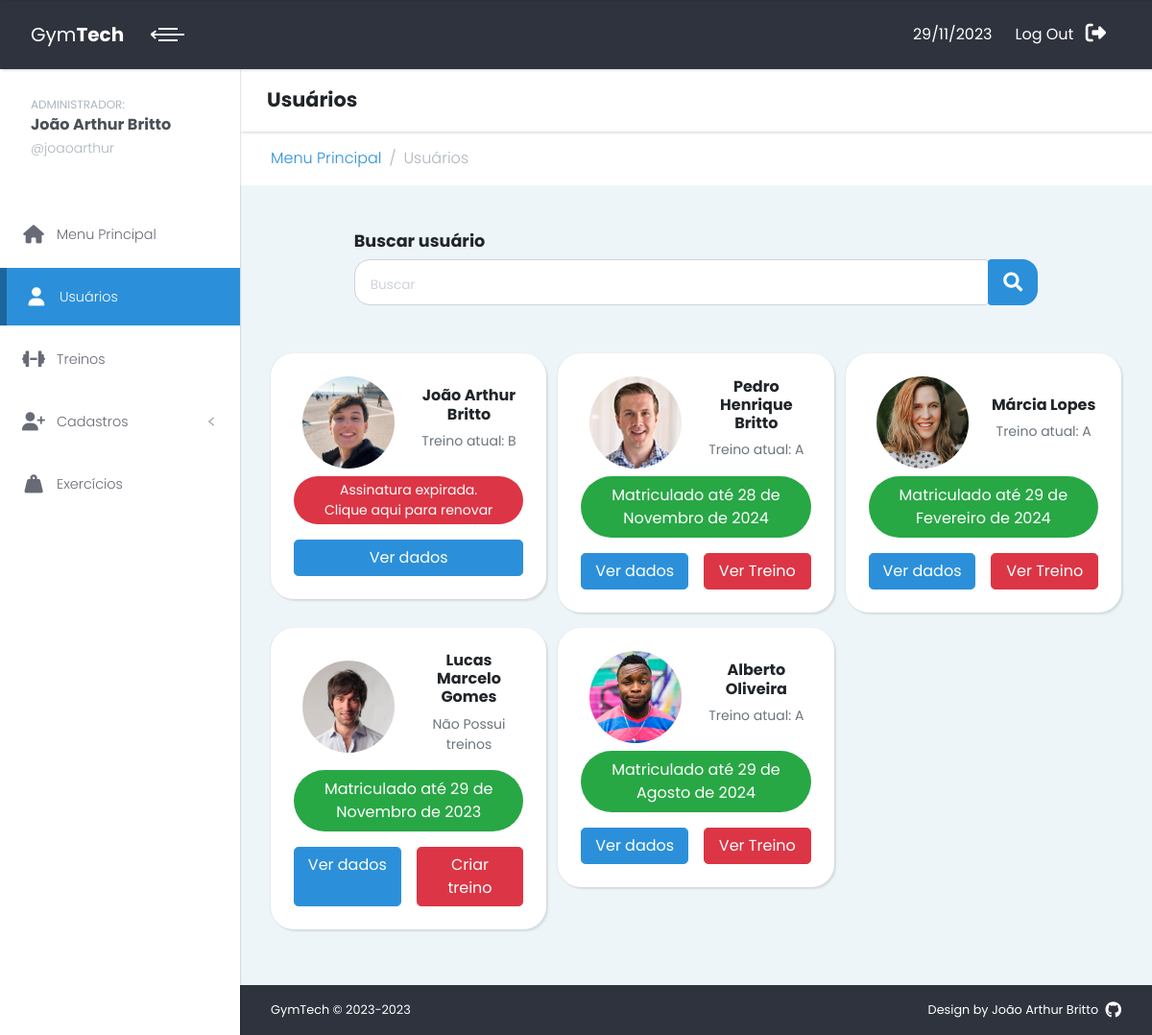
Page /usuarios/ (signed in) on the committed database.
### cadastro/models.py (models this page shows, shortened)
class Person(models.Model):
    matricula = models.AutoField('Matrícula', primary_key=True)
    name = models.CharField('Nome', max_length=100)
    email = models.EmailField('E-mail')
    cpf = models.CharField('CPF', max_length=14, unique=True)
    birthDate = models.DateField('Data de nascimento')
    phone = models.CharField('Telefone', max_length=15)
    whatsapp = models.BooleanField('Possui whatsapp?', default=True)
    profileImage = models.ImageField('Imagem de perfil', upload_to ="profileImages/", blank=True)

class Plan(models.Model):
    plan_choices = [
        ('Planos',
            (
                ('Mensal', 'Mensal'),
                ('Trimestral', 'Trimestral'),
                ('Semestral', 'Semestral'),
                ('Anual', 'Anual'),
            ),
        ),
    ]
    plan_person = models.OneToOneField(Person, on_delete=models.CASCADE, related_name="plan")
    plan_name = models.CharField('Nome do plano',choices=plan_choices,default=plan_choices[0][1][3] , max_length=10)
    signature_date = models.DateField('Data de assinatura', auto_now=True)
    expiration_date = models.DateField('Data de expiração')

### treino/models.py (models this page shows, shortened)
class Current_workout(models.Model):
    current_workout_person = models.OneToOneField(Person, on_delete=models.CASCADE, related_name="current_workout")
    name = models.OneToOneField(Workout, on_delete=models.CASCADE)

class Workout(models.Model):
    workout_person = models.ForeignKey(Person, on_delete=models.CASCADE, related_name='workouts')
    workout_name = models.CharField('Nome do treino', max_length=1, validators=[MaxLengthValidator(limit_value=1)])
    quantity = models.IntegerField('Quantidade de vezes')
    current_quantity = models.IntegerField('Atual quantidade',default=0, blank=True)

### usuarios/views.py (the view)
# urls.py: path('usuarios/', include('usuarios.urls')),
@login_required
def usuarios(request):
    people = Person.objects.all()
    search = request.GET.get("q")
    if search:
        people = Person.objects.filter(Q(name__icontains=search) | Q(email__icontains=search) | Q(cpf__icontains=search))
    return render(request, 'usuarios.html', context={'people':people})

### usuarios/templatetags/customTags.py (called while the page is built)
@register.filter(expects_localtime=True)
def is_past(value):
    if isinstance(value, datetime):
        value = value.date()
    return value < date.today()

@register.filter
def starts_with(value, prefix):
    return value.startswith(prefix)

### usuarios/templates/usuarios.html (shortened to what this page needs)
{% extends 'layout.html' %}
{% load static %}
{% load customTags %}
{% block subtitle %}Usuários{% endblock %}
{% block breadcrumbs %}
  <li class="breadcrumb-item"><a class="fw-light" href="{% url 'menu-principal' %}">Menu Principal</a></li>
  <li class="breadcrumb-item active fw-light">Usuários</li>
{% endblock %}
{% block content %}
<form action="{% url 'usuarios' %}" method="get">
  <h4 class="mt-5 w-75 text-start mx-auto">Buscar usuário</h4>
  <div class="input-group rounded w-75 mx-auto input-group-lg" role="search">
      <input type="search" class="form-control rounded-end rounded-4" placeholder="Buscar" name="q" aria-label="Search"
        aria-describedby="search-addon" />
      <button class="input-group-text border-0 btn-primary btn rounded-start rounded-4" type="submit" id="search-addon">
        <i class="fas fa-search text-white"></i>
      </button>
  </div>
</form>
<section class="tables">
  <div class="container-fluid">
    <div class="row gy-3">
      {% if people %}
        {% for person in people %}
        <div class="col-lg-4 col-md-4 col-sm-6 col-10 mx-auto mx-sm-0">
          <div class="card mb-0">
            <div class="card-body">
              <div class="row d-flex align-items-center">
                <div class="col-md-6 col-sm-5 col mb-2 text-center ">
                  <img class="circular-image-sm" src="{% if person.profileImage %}{{person.profileImage.url}}{% else %}{% static 'img/profile-default.jpeg' %}{% endif %}" alt="Imagem de Perfil">
                </div>
                <div class="col-md col-sm col text-center ">
                  <h5 class="text-center"> {{person.name}} </h5>
                  {% if person.current_workout.name.workout_name == '' %}
                    <p class="text-sm text-gray-600">Não Possui treinos</p>
                  {% else %}
                    <p class="text-sm text-gray-600">Treino atual: {{ person.current_workout.name.workout_name }}</p>
                  {% endif %}
                </div>
              </div>
              <div class="row me-0">
                {% if person.plan.expiration_date|is_past %}
                  <a class="pe-0 mx-auto" href="{% url 'renovar-assinatura' person.matricula %}">
                    <p class="bg-danger text-sm rounded-5 text-white text-center py-1">Assinatura expirada. <br> Clique aqui para renovar</p>
                  </a>
                  <a class="btn btn-primary rounded-3 px-2" href="{% url 'ver-dados' person.matricula %}">
                    Ver dados
                  </a>
                {% else %}
                  <p class="bg-success rounded-5 text-white text-center p-2">Matriculado até {{ person.plan.expiration_date }}</p>
                  <a class="btn btn-primary rounded-3 col me-3" href="{% url 'ver-dados' person.matricula %}">
                    Ver dados
                  </a>
                  {% if person.current_workout.name.workout_name == '' %}
                    <a class="btn btn-danger rounded-3 col" href="{% url 'criar-treino' person.matricula %}">
                      Criar treino
                    </a>
                    {% else %}
                    <a class="btn btn-danger rounded-3 col" href="{% url 'ver-treino' person.matricula %}">
                      Ver Treino
                    </a>
                  {% endif %}
                {% endif %}
              </div>
            </div>
          </div>
        </div>
        {% endfor %}
      {% else %}
        <div class="text-center">
          <p>Não foi encontrado nenhum resultado com este nome</p>
        </div>
      {% endif %}
    </div>
  </div>
</section>
{% endblock %}

### menu/templates/layout.html (shortened to what this page needs)
{% extends 'head_layout.html' %}
{% block main_layout %}
{% load static %}
{% load customTags %}
{% now "Y" as current_year %}
{% url 'menu-principal' as menu %}
{% url 'cadastro' as cadastro %}
{% url 'usuarios' as usuarios %}
{% url 'treinos' as treinos %}
{% url 'exercicios' as exerciciosUrl %}
{% now "d/m/Y" as current_date %}
  <div class="page">
    <header class="header z-index-50">
      <nav
        class="nav navbar py-3 px-0 shadow-sm text-white position-relative">
        <div class="container-fluid w-100">
          <div
            class="navbar-holder d-flex align-items-center justify-content-between w-100">
            <div class="navbar-header">
              <a
                class="navbar-brand d-none d-sm-inline-block"
                href="/">
                <div class="brand-text d-none d-lg-inline-block">
                  <span>Gym</span><strong>Tech</strong>
                </div>
              </a>
              <a
                class="ms-2 menu-btn active"
                id="toggle-btn"
                href="#"><span></span><span></span><span></span></a>
            </div>
            <ul
              class="nav-menu list-unstyled d-flex flex-md-row align-items-center">
              <li class="nav-item my-0 py-0">
                <p class="d-inline me-xl-2 mt-5">{{current_date}}</p>
              </li>
              <li class="nav-item">
                <a class="nav-link text-white" href="{% url 'logout' %}">
                  <span class="d-none d-sm-inline me-xl-2">Log Out</span>
                  <i class="fa-solid fa-right-from-bracket fa-lg"></i>
                </a>
              </li>
            </ul>
          </div>
        </div>
      </nav>
    </header>
    <div class="page-content d-flex align-items-stretch">
      <nav class="side-navbar z-index-40">
        <a href="{% url 'admin' %}" class>
          <div class="sidebar-header d-flex align-items-center py-4 px-3">
            <div class="ms-3 title">
              <small class="text-gray-500">ADMINISTRADOR:</small>
              <h5 class="mb-2 me-0 text-gray-700">
                {{user.first_name}} {{user.last_name}}
              </h5>
              <p class="text-sm text-gray-500 fw-light mb-0 lh-1">
                @{{user.username}}
              </p>
            </div>
          </div>
        </a>
        <ul class="list-unstyled py-4">
          <li
            class="sidebar-item {% if request.path == menu %} active {% endif %}">
            <a class="sidebar-link" href="{{menu}}">
              <i class="fa-solid fa-house fa-lg me-xl-2"></i>
              Menu Principal
            </a>
          </li>
          <li
            class="sidebar-item {% if request.path|starts_with:usuarios %}active{% endif %}">
            <a class="sidebar-link" href="{{usuarios}}">
              <i class="fa-solid fa-user fa-lg me-xl-2"></i>
              Usuários
            </a>
          </li>
          <li
            class="sidebar-item {% if request.path|starts_with:treinos %}active{% endif %}">
            <a class="sidebar-link" href="{{treinos}}">
              <i class="fa-solid fa-dumbbell fa-lg me-xl-2"></i>
              Treinos
            </a>
          </li>
          <li
            class="sidebar-item {% if request.path|starts_with:cadastro %}active{% endif %}">
            <a
              class="sidebar-link"
              href="#exampledropdownDropdown"
              data-bs-toggle="collapse">
              <i class="fa-solid fa-user-plus fa-lg me-xl-2"></i>
              Cadastros
            </a>
          </li>
          <li
            class="sidebar-item {% if request.path|starts_with:exerciciosUrl %}active{% endif %}">
            <a class="sidebar-link" href="{{exerciciosUrl}}">
              <i class="fa-solid fa-weight-hanging fa-lg me-xl-2"></i>
              Exercícios
            </a>
          </li>
        </ul>
      </nav>
      <div class="content-inner w-100">
        <header class="bg-white shadow-sm px-4 py-3 z-index-20">
          <div class="container-fluid px-0">
            <h2 class="mb-0 p-1">{% block subtitle %}{% endblock %}</h2>
          </div>
        </header>
        <div class="bg-white">
          <div class="container-fluid">
            <nav aria-label="breadcrumb">
              <ol class="breadcrumb mb-0 py-3">
                {% block breadcrumbs %} {% endblock %}
              </ol>
            </nav>
          </div>
        </div>
        {% include 'messages.html' %} {% block content %} {% endblock %}
        <footer
          class="position-absolute bottom-0 bg-darkBlue text-white text-center py-3 w-100 text-xs"
          id="footer">
          <div class="container-fluid">
            <div class="row gy-2">
              <div class="col-sm-6 text-sm-start">
                <p class="mb-0">GymTech © 2023-{{current_year}}</p>
              </div>
              <div class="col-sm-6 text-sm-end">
                <p class="mb-0">
                  Design by
                  <a
                    href="https://github.com/j0aoarthur"
                    class="text-white text-decoration-none">João Arthur Britto
                    <i class="ms-1 fa-brands fa-github fa-lg"></i>
                  </a>
                </p>
              </div>
            </div>
          </div>
        </footer>
      </div>
    </div>
  </div>
{% endblock %}

### staticfiles/css/custom.css (style rules this page uses)
.sidebar-item { margin: 5px 0; line-height: 0.8rem; }
.sidebar-link { font-weight: 600; color: #2b90d9; }
.sidebar-link i { margin: 0.8rem 0; width: 2rem; text-align: center; }
.circular-image-sm { width: 6rem; height: 6rem; border-radius: 50%; object-fit: cover; }

### rows in the picture
Person: profileImage (placeholder picture), name "João Arthur Britto", current_workout.name.workout_name "B", shows "Assinatura expirada."
Person: profileImage (picture), name "Pedro Henrique Britto", current_workout.name.workout_name "A", plan.expiration_date "28 de Novembro de 2024", shows "Ver Treino"
Person: profileImage (picture), name "Márcia Lopes", current_workout.name.workout_name "A", plan.expiration_date "29 de Fevereiro de 2024", shows "Ver Treino"
Person: profileImage (picture), name "Lucas Marcelo Gomes", shows "Não Possui treinos", plan.expiration_date "29 de Novembro de 2023", shows "Criar treino"
Person: profileImage (picture), name "Alberto Oliveira", current_workout.name.workout_name "A", plan.expiration_date "29 de Agosto de 2024", shows "Ver Treino"

### other values in the picture
{{ current_date }} "29/11/2023"
{{ user.first_name }} "João Arthur"
{{ user.last_name }} "Britto"
{{ user.username }} "joaoarthur"
{{ current_year }} "2023"
